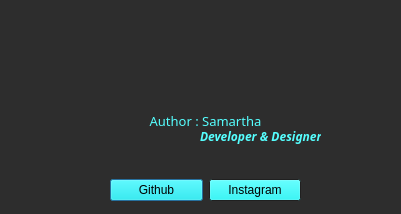
<?xml version="1.0" encoding="UTF-8"?>
<ui version="4.0">
 <class>Dialog</class>
 <widget class="QDialog" name="Dialog">
  <property name="geometry">
   <rect>
    <x>0</x>
    <y>0</y>
    <width>401</width>
    <height>214</height>
   </rect>
  </property>
  <property name="palette">
   <palette>
    <active>
     <colorrole role="WindowText">
      <brush brushstyle="SolidPattern">
       <color alpha="255">
        <red>85</red>
        <green>255</green>
        <blue>255</blue>
       </color>
      </brush>
     </colorrole>
     <colorrole role="Button">
      <brush brushstyle="SolidPattern">
       <color alpha="255">
        <red>0</red>
        <green>239</green>
        <blue>239</blue>
       </color>
      </brush>
     </colorrole>
     <colorrole role="Light">
      <brush brushstyle="SolidPattern">
       <color alpha="255">
        <red>63</red>
        <green>63</green>
        <blue>63</blue>
       </color>
      </brush>
     </colorrole>
     <colorrole role="Midlight">
      <brush brushstyle="SolidPattern">
       <color alpha="255">
        <red>47</red>
        <green>47</green>
        <blue>47</blue>
       </color>
      </brush>
     </colorrole>
     <colorrole role="Base">
      <brush brushstyle="SolidPattern">
       <color alpha="255">
        <red>54</red>
        <green>54</green>
        <blue>54</blue>
       </color>
      </brush>
     </colorrole>
     <colorrole role="Window">
      <brush brushstyle="SolidPattern">
       <color alpha="255">
        <red>45</red>
        <green>45</green>
        <blue>45</blue>
       </color>
      </brush>
     </colorrole>
     <colorrole role="AlternateBase">
      <brush brushstyle="SolidPattern">
       <color alpha="255">
        <red>57</red>
        <green>57</green>
        <blue>57</blue>
       </color>
      </brush>
     </colorrole>
    </active>
    <inactive>
     <colorrole role="WindowText">
      <brush brushstyle="SolidPattern">
       <color alpha="255">
        <red>85</red>
        <green>255</green>
        <blue>255</blue>
       </color>
      </brush>
     </colorrole>
     <colorrole role="Button">
      <brush brushstyle="SolidPattern">
       <color alpha="255">
        <red>0</red>
        <green>239</green>
        <blue>239</blue>
       </color>
      </brush>
     </colorrole>
     <colorrole role="Light">
      <brush brushstyle="SolidPattern">
       <color alpha="255">
        <red>63</red>
        <green>63</green>
        <blue>63</blue>
       </color>
      </brush>
     </colorrole>
     <colorrole role="Midlight">
      <brush brushstyle="SolidPattern">
       <color alpha="255">
        <red>47</red>
        <green>47</green>
        <blue>47</blue>
       </color>
      </brush>
     </colorrole>
     <colorrole role="Base">
      <brush brushstyle="SolidPattern">
       <color alpha="255">
        <red>54</red>
        <green>54</green>
        <blue>54</blue>
       </color>
      </brush>
     </colorrole>
     <colorrole role="Window">
      <brush brushstyle="SolidPattern">
       <color alpha="255">
        <red>45</red>
        <green>45</green>
        <blue>45</blue>
       </color>
      </brush>
     </colorrole>
     <colorrole role="AlternateBase">
      <brush brushstyle="SolidPattern">
       <color alpha="255">
        <red>57</red>
        <green>57</green>
        <blue>57</blue>
       </color>
      </brush>
     </colorrole>
    </inactive>
    <disabled>
     <colorrole role="WindowText">
      <brush brushstyle="SolidPattern">
       <color alpha="255">
        <red>120</red>
        <green>120</green>
        <blue>120</blue>
       </color>
      </brush>
     </colorrole>
     <colorrole role="Button">
      <brush brushstyle="SolidPattern">
       <color alpha="255">
        <red>0</red>
        <green>239</green>
        <blue>239</blue>
       </color>
      </brush>
     </colorrole>
     <colorrole role="Light">
      <brush brushstyle="SolidPattern">
       <color alpha="255">
        <red>63</red>
        <green>63</green>
        <blue>63</blue>
       </color>
      </brush>
     </colorrole>
     <colorrole role="Midlight">
      <brush brushstyle="SolidPattern">
       <color alpha="255">
        <red>47</red>
        <green>47</green>
        <blue>47</blue>
       </color>
      </brush>
     </colorrole>
     <colorrole role="Base">
      <brush brushstyle="SolidPattern">
       <color alpha="255">
        <red>45</red>
        <green>45</green>
        <blue>45</blue>
       </color>
      </brush>
     </colorrole>
     <colorrole role="Window">
      <brush brushstyle="SolidPattern">
       <color alpha="255">
        <red>45</red>
        <green>45</green>
        <blue>45</blue>
       </color>
      </brush>
     </colorrole>
     <colorrole role="AlternateBase">
      <brush brushstyle="SolidPattern">
       <color alpha="255">
        <red>57</red>
        <green>57</green>
        <blue>57</blue>
       </color>
      </brush>
     </colorrole>
    </disabled>
   </palette>
  </property>
  <property name="acceptDrops">
   <bool>false</bool>
  </property>
  <property name="windowTitle">
   <string>About</string>
  </property>
  <property name="windowIcon">
   <iconset theme="about">
    <normaloff>.</normaloff>.</iconset>
  </property>
  <widget class="QLabel" name="label">
   <property name="geometry">
    <rect>
     <x>-10</x>
     <y>0</y>
     <width>411</width>
     <height>101</height>
    </rect>
   </property>
   <property name="text">
    <string/>
   </property>
   <property name="pixmap">
    <pixmap>D:/Photos/Edits/dbConnect.jpg</pixmap>
   </property>
   <property name="scaledContents">
    <bool>true</bool>
   </property>
  </widget>
  <widget class="QLabel" name="label_2">
   <property name="geometry">
    <rect>
     <x>110</x>
     <y>110</y>
     <width>191</width>
     <height>21</height>
    </rect>
   </property>
   <property name="font">
    <font>
     <family>Monument Extended</family>
     <pointsize>10</pointsize>
    </font>
   </property>
   <property name="text">
    <string>Author : Samartha</string>
   </property>
   <property name="alignment">
    <set>Qt::AlignCenter</set>
   </property>
  </widget>
  <widget class="QWidget" name="horizontalLayoutWidget">
   <property name="geometry">
    <rect>
     <x>110</x>
     <y>170</y>
     <width>191</width>
     <height>41</height>
    </rect>
   </property>
   <layout class="QHBoxLayout" name="horizontalLayout">
    <item>
     <widget class="QPushButton" name="github">
      <property name="cursor">
       <cursorShape>PointingHandCursor</cursorShape>
      </property>
      <property name="text">
       <string>Github</string>
      </property>
     </widget>
    </item>
    <item>
     <widget class="QPushButton" name="insta">
      <property name="enabled">
       <bool>true</bool>
      </property>
      <property name="cursor">
       <cursorShape>PointingHandCursor</cursorShape>
      </property>
      <property name="mouseTracking">
       <bool>false</bool>
      </property>
      <property name="text">
       <string>Instagram</string>
      </property>
     </widget>
    </item>
   </layout>
  </widget>
  <widget class="QLabel" name="label_3">
   <property name="geometry">
    <rect>
     <x>200</x>
     <y>126</y>
     <width>121</width>
     <height>20</height>
    </rect>
   </property>
   <property name="font">
    <font>
     <family>Futura Md BT</family>
     <weight>75</weight>
     <italic>true</italic>
     <bold>true</bold>
    </font>
   </property>
   <property name="text">
    <string>Developer &amp; Designer</string>
   </property>
  </widget>
 </widget>
 <resources/>
 <connections/>
</ui>
